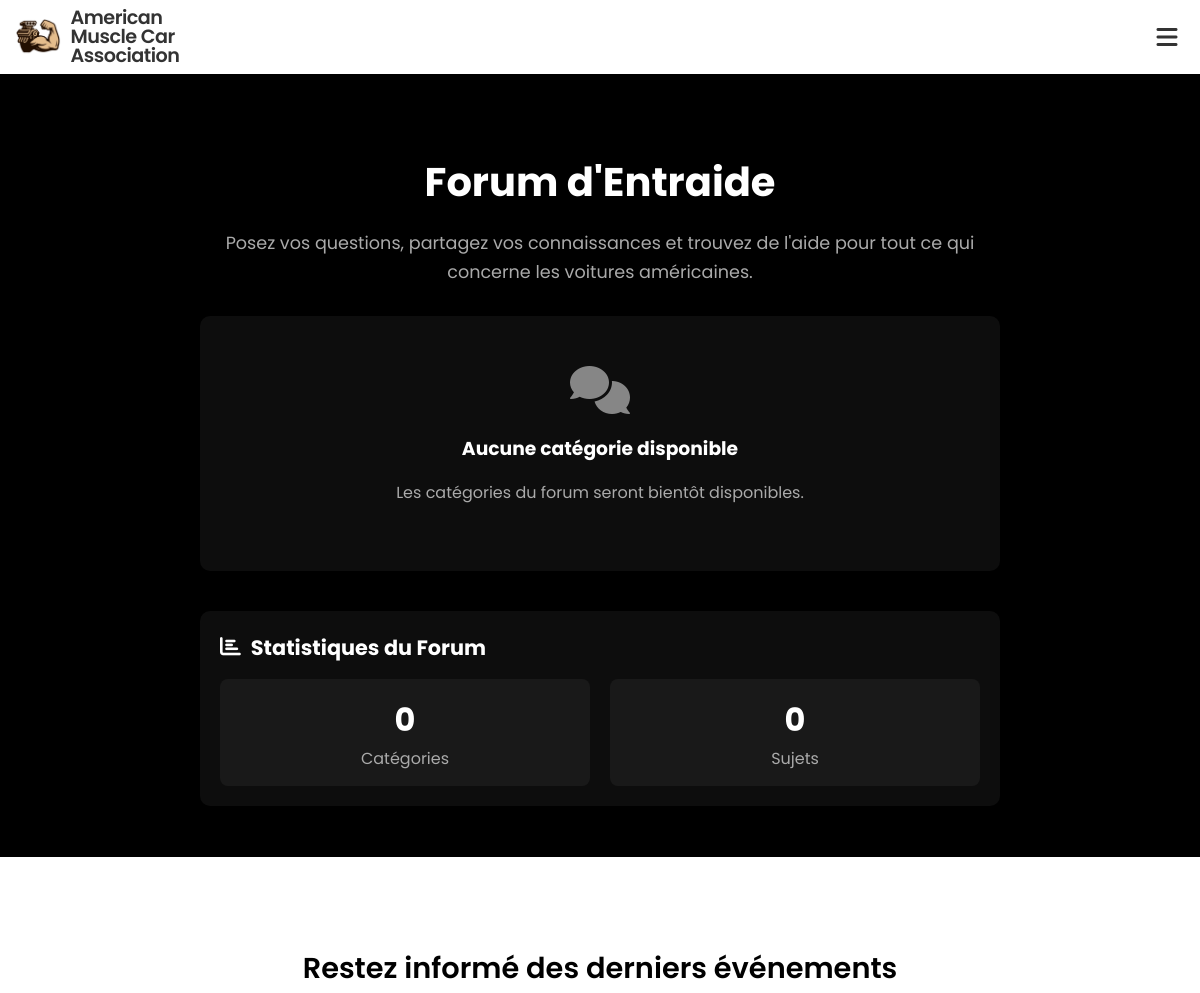
Before: /forum/ (upper part) with the older database file.
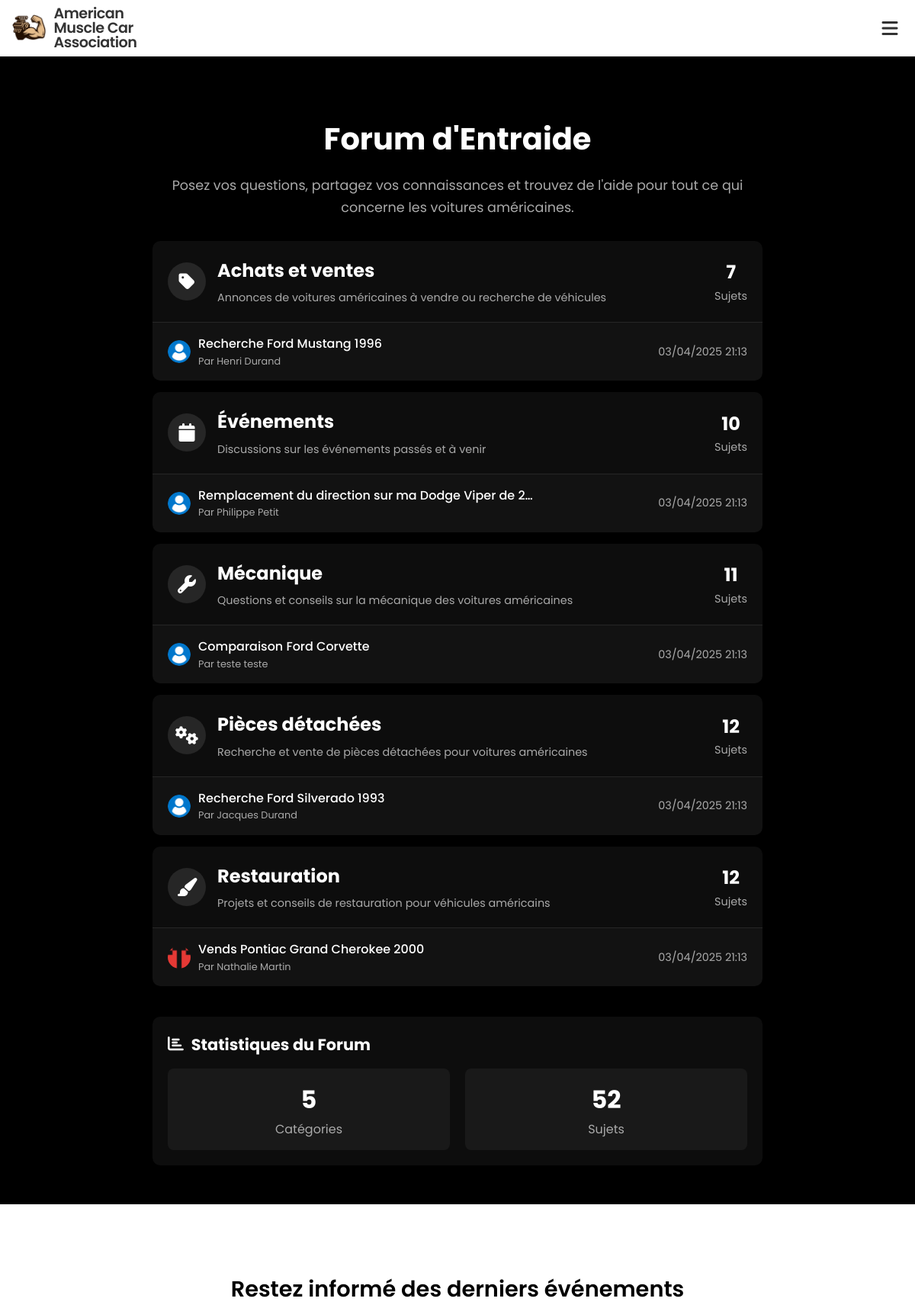
After: the same page with the newer database file.
### forum/models.py (models this page shows, shortened)
class ForumCategory(models.Model):
    name = models.CharField(max_length=100, verbose_name="Nom")
    description = models.TextField(verbose_name="Description")
    icon = models.CharField(max_length=50, default="fa-comments", verbose_name="Icône FontAwesome")
    slug = models.SlugField(unique=True)
    order = models.IntegerField(default=0, verbose_name="Ordre d'affichage")
    created_at = models.DateTimeField(auto_now_add=True, verbose_name="Date de création")
    class Meta:
        ordering = ['order', 'name']
        verbose_name = "Catégorie du forum"
        verbose_name_plural = "Catégories du forum"

class ForumTopic(models.Model):
    title = models.CharField(max_length=200, verbose_name="Titre")
    content = models.TextField(verbose_name="Contenu")
    category = models.ForeignKey(ForumCategory, related_name='topics', on_delete=models.CASCADE, verbose_name="Catégorie")
    author = models.ForeignKey(User, related_name='forum_topics', on_delete=models.CASCADE, verbose_name="Auteur")
    created_at = models.DateTimeField(auto_now_add=True, verbose_name="Créé le")
    updated_at = models.DateTimeField(auto_now=True, verbose_name="Modifié le")
    slug = models.SlugField(unique=True)
    is_locked = models.BooleanField(default=False, verbose_name="Sujet verrouillé")
    is_pinned = models.BooleanField(default=False, verbose_name="Sujet épinglé")
    views = models.PositiveIntegerField(default=0, verbose_name="Vues")
    class Meta:
        ordering = ['-is_pinned', '-created_at']
        verbose_name = "Sujet du forum"
        verbose_name_plural = "Sujets du forum"

### accounts/models.py (models this page shows, shortened)
class UserProfile(models.Model):
    ROLE_CHOICES = (
        ('founder', 'Fondateur'),
        ('co-founder', 'Co-Fondateur'),
        ('member', 'Membre'),
        ('developer', 'Développeur'),
        ('admin', 'Administratif')
    )
    user = models.OneToOneField(User, on_delete=models.CASCADE, related_name='profile')
    profile_image = models.ImageField(upload_to='profile_images/', default='profile_images/default.png')
    member_id = models.PositiveIntegerField(unique=True)
    role = models.CharField(max_length=20, choices=ROLE_CHOICES, default='member')
    is_approved = models.BooleanField(default=False)
    date_created = models.DateTimeField(auto_now_add=True)
    last_login = models.DateTimeField(blank=True, null=True)
    instagram = models.CharField(max_length=100, blank=True, null=True)
    facebook = models.CharField(max_length=100, blank=True, null=True)
    twitter = models.CharField(max_length=100, blank=True, null=True)
    bio = models.TextField(blank=True, null=True, verbose_name="Biographie")
    banner_image = models.ImageField(upload_to='banner_images/', blank=True, null=True, verbose_name="Image de bannière")
    banner_color = models.CharField(max_length=20, blank=True, null=True, default="#2c3e50", verbose_name="Couleur de bannière")
    banner_approved = models.BooleanField(default=False, verbose_name="Bannière approuvée")

### forum/views.py (the view)
# urls.py: path('', views.forum_home, name='forum_home'),
def forum_home(request):
    categories = ForumCategory.objects.all().annotate(topics_count=Count('topics'))
    total_topics = ForumTopic.objects.count()
    for category in categories:
        category.latest_topic = category.topics.order_by('-created_at').first()
    return render(request, 'forum/forum_home.html', {
        'categories': categories,
        'total_topics': total_topics,  # Passer le total à la template
        'active_forum': True  # Pour marquer l'onglet forum comme actif dans la navigation
    })

### core/context_processors.py (called while the page is built)
def club_info(request):
    try:
        info = ClubInfo.objects.first()
    except:
        info = None
    return {'global_club_info': info}

### templates/forum/forum_home.html (shortened to what the changed rows need)
{% extends 'base/base.html' %}
{% block content %}
<div class="forum-container" style="max-width: 1200px; margin: 50px auto; padding: 0 20px;">
    <div class="forum-header" style="margin-bottom: 30px; text-align: center;">
        <h1 style="font-size: 2.5rem; margin-bottom: 15px;">Forum d'Entraide</h1>
    </div>
    <div class="category-list" style="display: flex; flex-direction: column; gap: 15px;">
        {% for category in categories %}
            <div class="category-card" style="background-color: rgba(255, 255, 255, 0.05); border-radius: 10px; padding: 0; overflow: hidden; transition: transform 0.3s ease, box-shadow 0.3s ease;">
                <a href="{% url 'forum:category_detail' category.slug %}" style="text-decoration: none; color: inherit; display: block;">
                    <div class="category-header" style="padding: 20px; border-bottom: 1px solid rgba(255, 255, 255, 0.1); display: flex; align-items: center; gap: 15px;">
                        <div class="category-icon" style="width: 50px; height: 50px; background-color: rgba(255, 255, 255, 0.1); border-radius: 50%; display: flex; align-items: center; justify-content: center;">
                            <i class="fas {{ category.icon }}" style="font-size: 1.5rem; color: white;"></i>
                        </div>
                        <div class="category-info" style="flex-grow: 1;">
                            <h2 style="margin: 0; font-size: 1.5rem;">{{ category.name }}</h2>
                            <p style="margin: 5px 0 0; color: #aaa; font-size: 0.9rem;">{{ category.description }}</p>
                        </div>
                        <div class="category-stats" style="text-align: center; margin-left: 15px;">
                            <div style="font-size: 1.5rem; font-weight: bold;">{{ category.topics_count }}</div>
                            <div style="color: #aaa; font-size: 0.9rem;">Sujets</div>
                        </div>
                    </div>
                    {% if category.latest_topic %}
                        <div class="latest-topic" style="padding: 15px 20px; background-color: rgba(255, 255, 255, 0.02);">
                            <div style="display: flex; justify-content: space-between; align-items: center;">
                                <div style="display: flex; align-items: center; gap: 10px;">
                                    <div style="width: 30px; height: 30px; border-radius: 50%; overflow: hidden;">
                                        <img src="{{ category.latest_topic.author.profile.profile_image.url }}" alt="{{ category.latest_topic.author.username }}" style="width: 100%; height: 100%; object-fit: cover;" onerror="this.onerror=null; this.src='/static/img/default-avatar.png';">
                                    </div>
                                    <div>
                                        <p style="margin: 0; font-weight: 500;">{{ category.latest_topic.title|truncatechars:50 }}</p>
                                        <p style="margin: 0; font-size: 0.8rem; color: #aaa;">Par {{ category.latest_topic.author.get_full_name|default:category.latest_topic.author.username }}</p>
                                    </div>
                                </div>
                                <div style="font-size: 0.9rem; color: #aaa;">{{ category.latest_topic.created_at|date:"d/m/Y H:i" }}</div>
                            </div>
                        </div>
                    {% endif %}
                </a>
            </div>
        {% empty %}
            <div class="empty-state" style="text-align: center; padding: 50px 20px; background-color: rgba(255, 255, 255, 0.05); border-radius: 10px;">
                <i class="fas fa-comments" style="font-size: 3rem; margin-bottom: 20px; opacity: 0.5;"></i>
                <h3 style="margin: 0 0 10px;">Aucune catégorie disponible</h3>
                <p style="color: #aaa;">Les catégories du forum seront bientôt disponibles.</p>
            </div>
        {% endfor %}
    </div>
    <div class="forum-stats" style="margin-top: 40px; background-color: rgba(255, 255, 255, 0.05); border-radius: 10px; padding: 20px;">
        <div class="stats-grid" style="display: grid; grid-template-columns: repeat(auto-fit, minmax(200px, 1fr)); gap: 20px;">
            <div class="stat-card" style="text-align: center; background-color: rgba(255, 255, 255, 0.05); padding: 15px; border-radius: 8px;">
                <div style="font-size: 2rem; font-weight: bold;">{{ categories|length }}</div>
                <div style="color: #aaa;">Catégories</div>
            </div>
            <div class="stat-card" style="text-align: center; background-color: rgba(255, 255, 255, 0.05); padding: 15px; border-radius: 8px;">
                <div style="font-size: 2rem; font-weight: bold;">{{ total_topics }}</div>
                <div style="color: #aaa;">Sujets</div>
            </div>
        </div>
    </div>
</div>
{% endblock %}

Changed rows visible on the page:
added ForumCategory: name "Achats et ventes", description "Annonces de voitures américaines à vendre ou recherche de véhicules", topics_count "7", latest_topic.author.profile.profile_image (placeholder picture), latest_topic "Recherche Ford Mustang 1996", latest_topic.author.get_full_name "Henri Durand", latest_topic.created_at "03/04/2025 21:13"
added ForumCategory: name "Événements", description "Discussions sur les événements passés et à venir", topics_count "10", latest_topic.author.profile.profile_image (placeholder picture), latest_topic "Remplacement du direction sur ma Dodge Viper de 2…", latest_topic.author.get_full_name "Philippe Petit", latest_topic.created_at "03/04/2025 21:13"
added ForumCategory: name "Mécanique", description "Questions et conseils sur la mécanique des voitures américaines", topics_count "11", latest_topic.author.profile.profile_image (placeholder picture), latest_topic "Comparaison Ford Corvette", latest_topic.author.get_full_name "teste teste", latest_topic.created_at "03/04/2025 21:13"
added ForumCategory: name "Pièces détachées", description "Recherche et vente de pièces détachées pour voitures américaines", topics_count "12", latest_topic.author.profile.profile_image (placeholder picture), latest_topic "Recherche Ford Silverado 1993", latest_topic.author.get_full_name "Jacques Durand", latest_topic.created_at "03/04/2025 21:13"
added ForumCategory: name "Restauration", description "Projets et conseils de restauration pour véhicules américains", topics_count "12", latest_topic.author.profile.profile_image (picture), latest_topic "Vends Pontiac Grand Cherokee 2000", latest_topic.author.get_full_name "Nathalie Martin", latest_topic.created_at "03/04/2025 21:13"
Other visible differences:
{{ categories|length }}: "0" → "5"
{{ total_topics }}: "0" → "52"
text no longer shown: "Aucune catégorie disponible Les catégories du forum seront bientôt disponibles."
